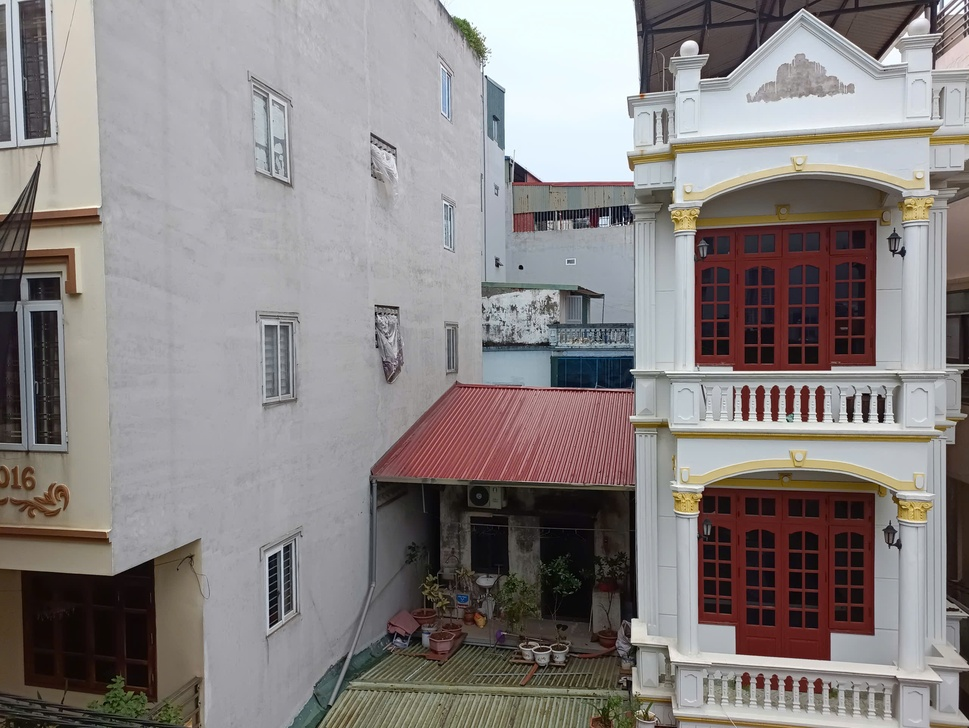
#> input picture code/image5.jpg, 969 x 728 px, shrunk from 2560 x 1922 before the run
$ python Panorama2.py
#> lines starting #> are read from the running program, lines starting #| are printed output that depends on the picture
import cv2
import numpy as np
import matplotlib.pyplot as plt

def panorama(img1, img2):
    """
    Ghép ảnh panorama tự động phát hiện thứ tự đúng
    """
    scr_gray = cv2.cvtColor(img1, cv2.COLOR_RGB2GRAY)
    tar_gray = cv2.cvtColor(img2, cv2.COLOR_RGB2GRAY)

    Sift_detect = cv2.xfeatures2d.SIFT_create()
    k1, d1 = Sift_detect.detectAndCompute(scr_gray, None)
    k2, d2 = Sift_detect.detectAndCompute(tar_gray, None)

    bf = cv2.BFMatcher(cv2.NORM_L2, crossCheck=False)
    matches = bf.match(d1, d2)
    matches = sorted(matches, key=lambda x: x.distance)
    matches = matches[:200]

    keypoint_1 = np.float32([kp.pt for kp in k1])
    keypoint_2 = np.float32([kp.pt for kp in k2])
    pts1 = np.float32([keypoint_1[m.queryIdx] for m in matches])
    pts2 = np.float32([keypoint_2[m.trainIdx] for m in matches])

    # Phân tích vị trí keypoints để xác định thứ tự
    # Nếu ảnh 1 ở bên trái, các điểm matching ở ảnh 1 sẽ ở bên phải
    # và các điểm matching ở ảnh 2 sẽ ở bên trái
    h1, w1 = img1.shape[:2]
    h2, w2 = img2.shape[:2]

    # Tính trung bình vị trí X của các điểm matching
    avg_x1 = np.mean(pts1[:, 0])
    avg_x2 = np.mean(pts2[:, 0])

    # Tỷ lệ vị trí so với chiều rộng ảnh
    ratio1 = avg_x1 / w1  # Tỷ lệ trong ảnh 1
    ratio2 = avg_x2 / w2  # Tỷ lệ trong ảnh 2

    # Nếu ảnh 1 ở trái: ratio1 cao (điểm ở bên phải ảnh 1), ratio2 thấp (điểm ở bên trái ảnh 2)
    # Nếu ảnh 1 ở phải: ratio1 thấp, ratio2 cao
    is_img1_left = (ratio1 > 0.5 and ratio2 < 0.5) or (ratio1 > ratio2 + 0.1)

    # Thử cả 2 cách và chọn kết quả tốt hơn
    results = []

    # Cách 1: img1 trái, img2 phải
    try:
        H1, mask1 = cv2.findHomography(pts2, pts1, cv2.RANSAC, 5.0)
        if H1 is not None:
            inliers1 = np.sum(mask1) if mask1 is not None else 0
            # Kiểm tra homography hợp lệ (không bị biến dạng quá mức)
            if inliers1 > 10:  # Ít nhất 10 inliers
                img_result1 = cv2.warpPerspective(img2, H1, (w1 + w2, max(h1, h2)))
                img_result1[0:h1, 0:w1] = img1
                # Đánh giá chất lượng: tỷ lệ diện tích sử dụng
                gray1 = cv2.cvtColor(img_result1, cv2.COLOR_RGB2GRAY)
                used_area1 = np.sum(gray1 > 0) / (gray1.shape[0] * gray1.shape[1])
                score1 = inliers1 * 0.7 + used_area1 * 100  # Trọng số cho inliers cao hơn
                results.append((score1, img_result1, H1, mask1, True))
    except:
        pass

    # Cách 2: img2 trái, img1 phải (đảo ngược)
    try:
        H2, mask2 = cv2.findHomography(pts1, pts2, cv2.RANSAC, 5.0)
        if H2 is not None:
            inliers2 = np.sum(mask2) if mask2 is not None else 0
            if inliers2 > 10:
                img_result2 = cv2.warpPerspective(img1, H2, (w1 + w2, max(h1, h2)))
                img_result2[0:h2, 0:w2] = img2
                gray2 = cv2.cvtColor(img_result2, cv2.COLOR_RGB2GRAY)
                used_area2 = np.sum(gray2 > 0) / (gray2.shape[0] * gray2.shape[1])
                score2 = inliers2 * 0.7 + used_area2 * 100
                results.append((score2, img_result2, H2, mask2, False))
    except:
        pass

    # Chọn kết quả tốt nhất
    if len(results) == 0:
        # Fallback về cách cũ nếu cả 2 đều fail
        H, mask = cv2.findHomography(pts2, pts1, cv2.RANSAC, 5.0)
        img_result = cv2.warpPerspective(img2, H, (w1 + w2, max(h1, h2)))
        img_result[0:h1, 0:w1] = img1
        img_soKhop = cv2.drawMatches(img1, k1, img2, k2, matches, None, flags=2)
    else:
        # Sắp xếp theo score, chọn cao nhất
        results.sort(key=lambda x: x[0], reverse=True)
        best_score, img_result, best_H, best_mask, is_normal_order = results[0]

        # Vẽ ảnh so khớp với thứ tự đúng
        if is_normal_order:
            img_soKhop = cv2.drawMatches(img1, k1, img2, k2, matches, None, flags=2)
        else:
            # Đảo ngược matches để vẽ đúng (swap queryIdx và trainIdx)
            reversed_matches = []
            for m in matches:
                # Tạo match object mới với thứ tự đảo ngược
                reversed_match = cv2.DMatch()
                reversed_match.queryIdx = m.trainIdx
                reversed_match.trainIdx = m.queryIdx
                reversed_match.distance = m.distance
                reversed_matches.append(reversed_match)
            img_soKhop = cv2.drawMatches(img2, k2, img1, k1, reversed_matches, None, flags=2)

    # Cắt bỏ vùng đen bên phải
    gray = cv2.cvtColor(img_result, cv2.COLOR_RGB2GRAY)
    cols = np.where(gray.sum(axis=0) > 0)[0]
    if len(cols) > 0:
        right = cols[-1]
        img_result = img_result[:, :right+1]
        # Cắt bỏ vùng đen bên trái nếu có
        left = cols[0] if len(cols) > 0 else 0
        if left > 0:
            img_result = img_result[:, left:]

    return img_soKhop, img_result

if __name__ == "__main__":
    # Mở các file ảnh
    img1 = cv2.imread('image5.jpg')
#> img1 is the input picture: shape (728, 969, 3); mean B, G, R 130.6, 131.4, 137
    img2 = cv2.imread('image6.jpg')
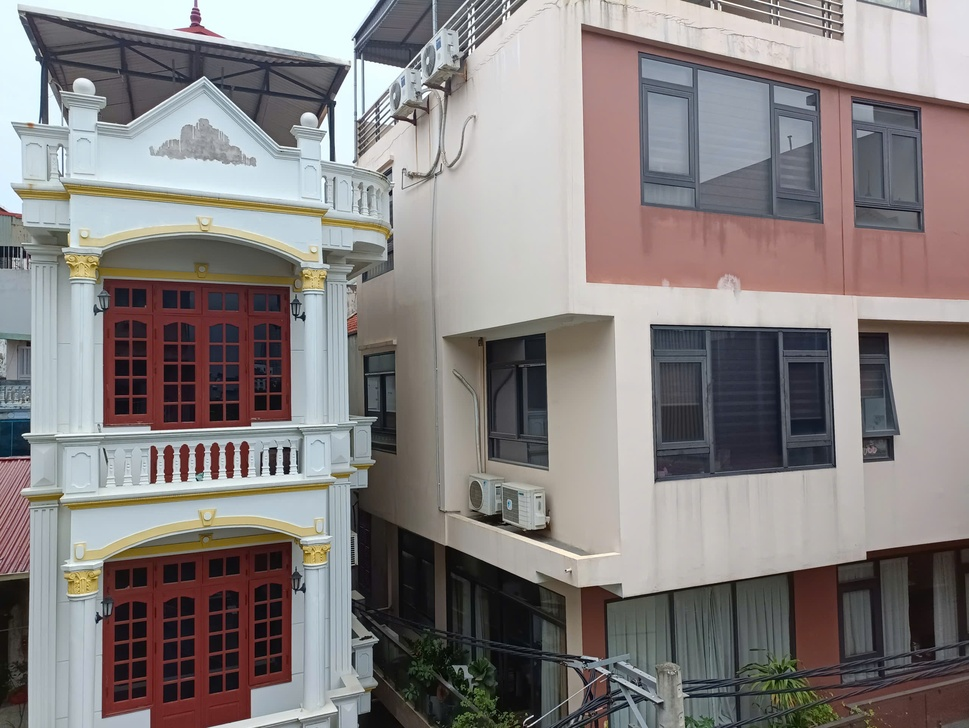
#> input picture code/image6.jpg, 969 x 728 px, shrunk from 2560 x 1922 before the run
#> img2 is the input picture: shape (728, 969, 3); mean B, G, R 129, 129.8, 134.9

    h_min = min(img1.shape[0], img2.shape[0])
#> h_min = 728
    img1 = cv2.resize(img1, (int(img1.shape[1] * h_min / img1.shape[0]), h_min))
    img2 = cv2.resize(img2, (int(img2.shape[1] * h_min / img2.shape[0]), h_min))

    #Convert sang chế độ màu RGB
    scr_imgRGB = cv2.cvtColor(img1, cv2.COLOR_BGR2RGB)
    tar_imgRGB = cv2.cvtColor(img2, cv2.COLOR_BGR2RGB)
    img_soKhop, img_Panorama = panorama(scr_imgRGB, tar_imgRGB)
#> in panorama, `tar_gray = cv2.cvtColor(img2, cv2.COLOR_RGB2GRAY)`:
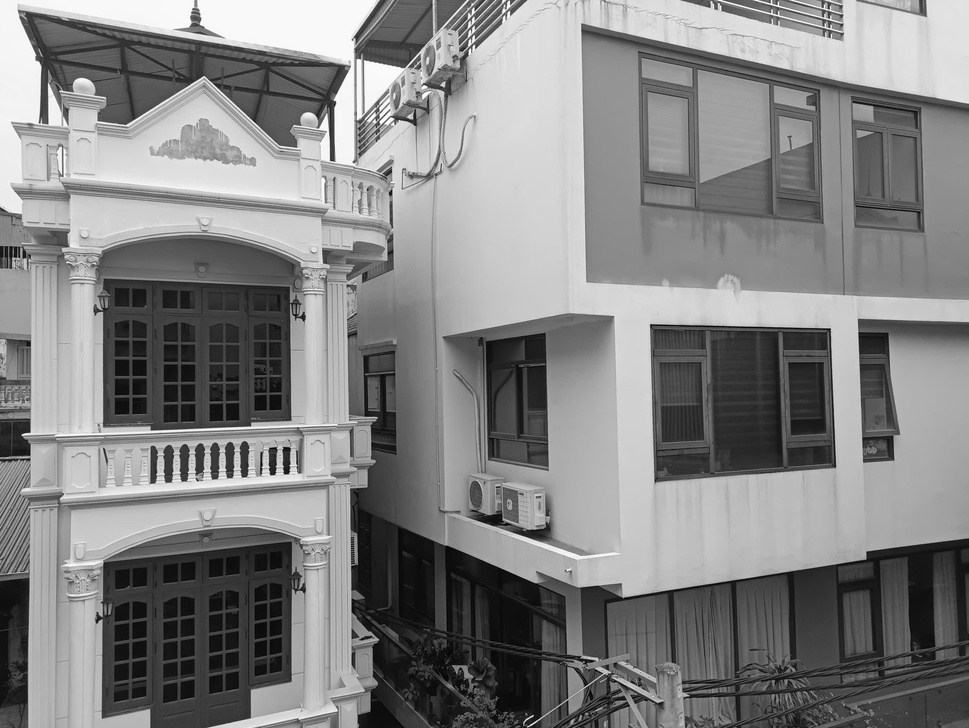
#> tar_gray: shape (728, 969); min 0, max 255, mean 131.2
#> in panorama, `k1, d1 = Sift_detect.detectAndCompute(scr_gray, None)`: k1 = 2542 keypoints; strongest (x, y, size): (881, 419, 5.1), (521, 267, 2.9), (850, 418, 5.2), (865, 419, 5.1)
#> in panorama, `k2, d2 = Sift_detect.detectAndCompute(tar_gray, None)`: k2 = 2514 keypoints; strongest (x, y, size): (286, 471, 4.8), (273, 471, 5), (390, 193, 2.9), (332, 158, 4.2)
#> in panorama, `matches = bf.match(d1, d2)`: matches = 2542 matches
#> in panorama, `matches = bf.match(d1, d2)`:
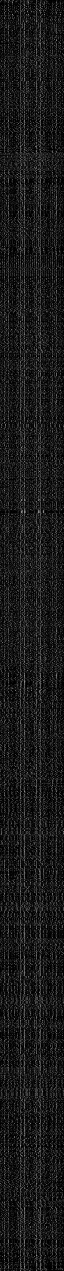
#> d1: shape (2542, 128) float32 (shown at 1/2 size); min 0, max 215, mean 25.5
#> in panorama, `matches = matches[:200]`: matches = 200 matches
#> in panorama, `keypoint_1 = np.float32([kp.pt for kp in k1])`: keypoint_1 = 2542 pairs, first value 2.36 to 966.1, second value 2.94 to 725
#> in panorama, `keypoint_2 = np.float32([kp.pt for kp in k2])`: keypoint_2 = 2514 pairs, first value 2.89 to 961.7, second value 2.48 to 725.1
#> in panorama, `pts1 = np.float32([keypoint_1[m.queryIdx] for m in matches])`: pts1 = 200 pairs, first value 330 to 962.1, second value 40.05 to 696.4
#> in panorama, `pts2 = np.float32([keypoint_2[m.trainIdx] for m in matches])`: pts2 = 200 pairs, first value 10.34 to 862, second value 21.04 to 714.7
#> in panorama, `avg_x1 = np.mean(pts1[:, 0])`: avg_x1 = 776.9
#> in panorama, `avg_x2 = np.mean(pts2[:, 0])`: avg_x2 = 241.4
#> in panorama, `ratio1 = avg_x1 / w1`: ratio1 = 0.802
#> in panorama, `ratio2 = avg_x2 / w2`: ratio2 = 0.249
#> in panorama, `is_img1_left = (ratio1 > 0.5 and ratio2 < 0.5) or (ratio1 > ratio2 + 0..`: is_img1_left = True
#> in panorama, `H1, mask1 = cv2.findHomography(pts2, pts1, cv2.RANSAC, 5.0)`: H1 = [[0.301, -0.0186, 631.1], [-0.236, 0.896, -11.17], [-0.000721, 5.39e-05, 1]]; mask1 = 200 values, max 1 at index 4, min 0 at index 0, mean 0.205
#> in panorama, `inliers1 = np.sum(mask1) if mask1 is not None else 0`: inliers1 = 41
#> in panorama, `img_result1 = cv2.warpPerspective(img2, H1, (w1 + w2, max(h1, h2)))`:
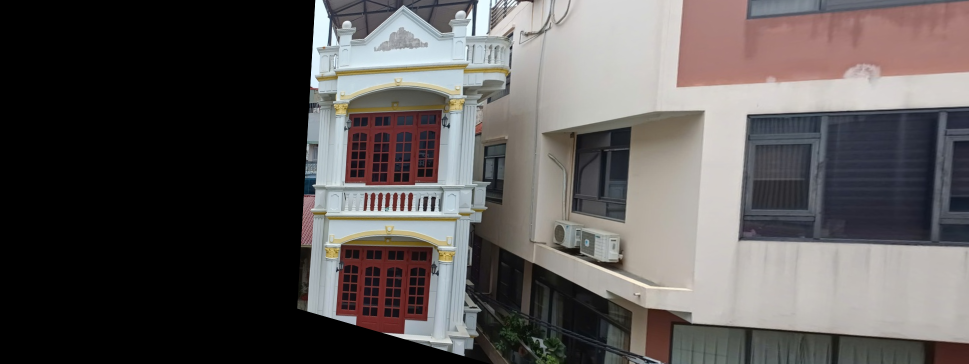
#> img_result1: shape (728, 1938, 3) (shown at 1/2 size); mean R, G, B 89.5, 85.5, 84.6
#> in panorama, `gray1 = cv2.cvtColor(img_result1, cv2.COLOR_RGB2GRAY)`:
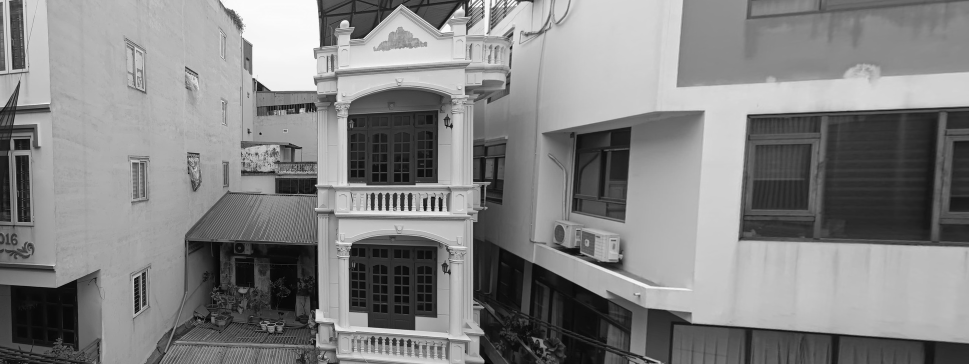
#> gray1: shape (728, 1938) (shown at 1/2 size); min 0, max 255, mean 131.1
#> in panorama, `used_area1 = np.sum(gray1 > 0) / (gray1.shape[0] * gray1.shape[1])`: used_area1 = 1
#> in panorama, `score1 = inliers1 * 0.7 + used_area1 * 100`: score1 = 128.7
#> in panorama, `H2, mask2 = cv2.findHomography(pts1, pts2, cv2.RANSAC, 5.0)`: H2 = [[3.03, 0.173, -1902.5], [0.78, 2.57, -453.9], [0.00204, -3.51e-05, 1]]; mask2 has the same summary as mask1
#> in panorama, `inliers2 = np.sum(mask2) if mask2 is not None else 0`: inliers2 = 41
#> in panorama, `gray2 = cv2.cvtColor(img_result2, cv2.COLOR_RGB2GRAY)`:
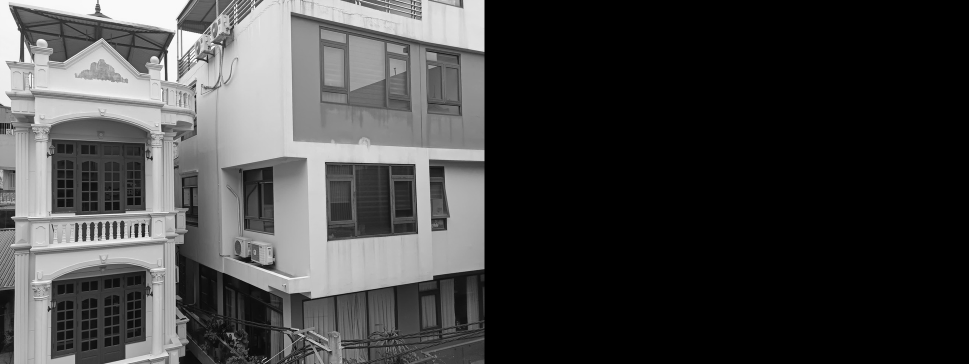
#> gray2: shape (728, 1938) (shown at 1/2 size); min 0, max 255, mean 65.6
#> in panorama, `used_area2 = np.sum(gray2 > 0) / (gray2.shape[0] * gray2.shape[1])`: used_area2 = 0.5
#> in panorama, `score2 = inliers2 * 0.7 + used_area2 * 100`: score2 = 78.7
#> in panorama, `best_score, img_result, best_H, best_mask, is_normal_order = results[0]`: best_score = 128.7; best_H has the same summary as H1; best_mask has the same summary as mask1; is_normal_order = True
#> in panorama, `img_soKhop = cv2.drawMatches(img1, k1, img2, k2, matches, None, flags=2)`:
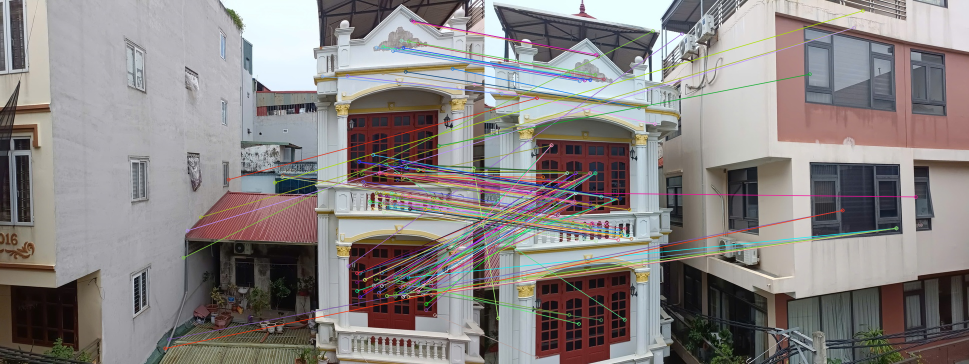
#> img_soKhop: shape (728, 1938, 3) (shown at 1/2 size); mean R, G, B 136.3, 131, 130.1
#> in panorama, `cols = np.where(gray.sum(axis=0) > 0)[0]`: cols = 1938 values from 0 to 1937
#> in panorama, `right = cols[-1]`: right = 1937
#> in panorama, `left = cols[0] if len(cols) > 0 else 0`: left = 0

    # Hiển thị 2 ảnh gốc
    fig=plt.figure(figsize=(16, 9))
    ax1,ax2 = fig.subplots(1, 2)

    ax1.imshow(scr_imgRGB)
    ax1.set_title('Ảnh 1')
    ax1.axis('off')

    ax2.imshow(tar_imgRGB)
    ax2.set_title('Ảnh 2')
    ax2.axis('off')
    plt.show()

    # Tạo cửa sổ hiển thị ảnh so khớp và ảnh Panorama
    fig=plt.figure(figsize=(16, 9))
    ax1,ax2 = fig.subplots(2, 1)
    ax1.imshow(img_soKhop)
    ax1.set_title('Ảnh so khớp ảnh 1 và ảnh 2')
    ax1.axis('off')

    ax2.imshow(img_Panorama)
    ax2.set_title('Ảnh Panorama tạo từ ảnh 1 và ảnh 2')
    ax2.axis('off')
    plt.show()
